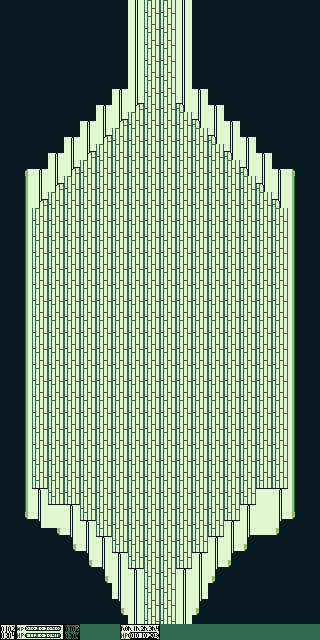

Tiled map render using the project's own tile images. Description and the whole map definition, tile-layer contents included, below:
An orthogonal 20x40 tile map with 16x16 px tiles, 2 tile layers (Tile Layer 2, Tile Layer 1).

<map version="1.10" tiledversion="1.11.0" orientation="orthogonal" renderorder="right-down" width="20" height="40" tilewidth="16" tileheight="16" infinite="0" nextlayerid="3" nextobjectid="1">
 <tileset firstgid="1" source="Temporal Light/temporal_light_tileset.tsx" />
 <layer id="2" name="Tile Layer 2" width="20" height="40">
  <data encoding="csv">
199,199,199,199,199,199,199,199,199,199,199,199,199,199,199,199,199,199,199,199,
199,199,199,199,199,199,199,199,199,199,199,199,199,199,199,199,199,199,199,199,
199,199,199,199,199,199,199,199,199,199,199,199,199,199,199,199,199,199,199,199,
199,199,199,199,199,199,199,199,199,199,199,199,199,199,199,199,199,199,199,199,
199,199,199,199,199,199,199,199,199,199,199,199,199,199,199,199,199,199,199,199,
199,199,199,199,199,199,199,199,199,199,199,199,199,199,199,199,199,199,199,199,
199,199,199,199,199,199,199,194,1356,199,199,1356,199,199,199,199,199,199,199,199,
199,199,199,199,199,199,194,1356,199,199,199,199,1356,199,199,199,199,199,199,199,
199,199,199,199,199,194,1356,199,199,199,199,199,199,1356,199,199,199,199,199,199,
199,199,199,199,194,1356,199,199,199,199,199,199,199,199,1356,199,199,199,199,199,
199,199,199,194,1356,199,199,199,199,199,199,199,199,199,199,1356,199,199,199,199,
199,199,194,1356,199,199,199,199,199,199,199,199,199,199,199,199,1356,199,199,199,
199,199,1356,199,199,199,199,199,199,199,199,199,199,199,199,199,199,1356,199,199,
199,199,199,199,199,199,199,199,199,199,199,199,199,199,199,199,199,199,199,199,
199,199,199,199,199,199,199,199,199,199,199,199,199,199,199,199,199,199,199,199,
199,199,199,199,199,199,199,199,199,199,199,199,199,199,199,199,199,199,199,199,
199,199,199,199,199,199,199,199,199,199,199,199,199,199,199,199,199,199,199,199,
199,199,199,199,199,199,199,199,199,199,199,199,199,199,199,199,199,199,199,199,
199,199,199,199,199,199,199,199,199,199,199,199,199,199,199,199,199,199,199,199,
199,199,199,199,199,199,199,199,199,199,199,199,199,199,199,199,199,199,199,199,
199,199,199,199,199,199,199,199,199,199,199,199,199,199,199,199,199,199,199,199,
199,199,199,199,199,199,199,199,199,199,199,199,199,199,199,199,199,199,199,199,
199,199,199,199,199,199,199,199,199,199,199,199,199,199,199,199,199,199,199,199,
199,199,199,199,199,199,199,199,199,199,199,199,199,199,199,199,199,199,199,199,
199,199,199,199,199,199,199,199,199,199,199,199,199,199,199,199,199,199,199,199,
199,199,199,199,199,199,199,199,199,199,199,199,199,199,199,199,199,199,199,199,
199,199,199,199,199,199,199,199,199,199,199,199,199,199,199,199,199,199,199,199,
199,199,199,199,199,199,199,199,199,199,199,199,199,199,199,199,199,199,199,199,
199,199,199,199,199,199,199,199,199,199,199,199,199,199,199,199,199,199,199,199,
199,199,199,199,199,199,199,199,199,199,199,199,199,199,199,199,199,199,199,199,
199,199,1356,199,199,199,199,199,199,199,199,199,199,199,199,199,1356,1356,199,199,
199,199,199,1356,1356,199,199,199,199,199,199,199,199,199,199,1356,199,199,199,199,
199,199,199,199,199,1356,199,199,199,199,199,199,199,199,1356,199,199,199,199,199,
199,199,199,199,199,199,1356,199,199,199,199,199,199,1356,199,199,199,199,199,199,
199,199,199,199,199,199,199,1356,199,199,199,199,1356,199,199,199,199,199,199,199,
199,199,199,199,199,199,199,199,1356,199,199,1356,199,199,199,199,199,199,199,199,
199,199,199,199,199,199,199,199,199,199,199,199,199,199,199,199,199,199,199,199,
199,199,199,199,199,199,199,199,199,199,199,199,199,199,199,199,199,199,199,199,
199,199,199,199,199,199,199,199,199,199,199,199,199,199,199,199,199,199,199,199,
199,199,199,199,199,199,199,199,199,199,199,199,199,199,199,199,199,199,199,199
</data>
 </layer>
 <layer id="1" name="Tile Layer 1" width="20" height="40">
  <data encoding="csv">
0,0,0,0,0,0,0,0,194,1356,1356,193,0,0,0,0,0,0,0,0,
0,0,0,0,0,0,0,0,194,1356,1356,193,0,0,0,0,0,0,0,0,
0,0,0,0,0,0,0,0,194,1356,1356,193,0,0,0,0,0,0,0,0,
0,0,0,0,0,0,0,0,194,1356,1356,193,0,0,0,0,0,0,0,0,
0,0,0,0,0,0,0,0,194,1356,1356,193,0,0,0,0,0,0,0,0,
0,0,0,0,0,0,0,130,194,1356,1356,193,129,0,0,0,0,0,0,0,
0,0,0,0,0,0,130,0,258,1356,1356,257,193,129,0,0,0,0,0,0,
0,0,0,0,0,130,0,258,1356,1356,1356,1356,257,193,129,0,0,0,0,0,
0,0,0,0,130,0,258,1356,1356,1356,1356,1356,1356,257,193,129,0,0,0,0,
0,0,0,130,0,258,1356,1356,1356,1356,1356,1356,1356,1356,257,193,129,0,0,0,
0,1073742145,130,0,258,1356,1356,1356,1356,1356,1356,1356,1356,1356,1356,257,193,129,1073742146,0,
0,323,0,258,1356,1356,1356,1356,1356,1356,1356,1356,1356,1356,1356,1356,257,193,324,0,
0,323,258,1356,1356,1356,1356,1356,1356,1356,1356,1356,1356,1356,1356,1356,1356,257,324,0,
0,323,1356,1356,1356,1356,1356,1356,1356,1356,1356,1356,1356,1356,1356,1356,1356,1356,324,0,
0,323,1356,1356,1356,1356,1356,1356,1356,1356,1356,1356,1356,1356,1356,1356,1356,1356,324,0,
0,323,1356,1356,1356,1356,1356,1356,1356,1356,1356,1356,1356,1356,1356,1356,1356,1356,324,0,
0,323,1356,1356,1356,1356,1356,1356,1356,1356,1356,1356,1356,1356,1356,1356,1356,1356,324,0,
0,323,1356,1356,1356,1356,1356,1356,1356,1356,1356,1356,1356,1356,1356,1356,1356,1356,324,0,
0,323,1356,1356,1356,1356,1356,1356,1356,1356,1356,1356,1356,1356,1356,1356,1356,1356,324,0,
0,323,1356,1356,1356,1356,1356,1356,1356,1356,1356,1356,1356,1356,1356,1356,1356,1356,324,0,
0,323,1356,1356,1356,1356,1356,1356,1356,1356,1356,1356,1356,1356,1356,1356,1356,1356,324,0,
0,323,1356,1356,1356,1356,1356,1356,1356,1356,1356,1356,1356,1356,1356,1356,1356,1356,324,0,
0,323,1356,1356,1356,1356,1356,1356,1356,1356,1356,1356,1356,1356,1356,1356,1356,1356,324,0,
0,323,1356,1356,1356,1356,1356,1356,1356,1356,1356,1356,1356,1356,1356,1356,1356,1356,324,0,
0,323,1356,1356,1356,1356,1356,1356,1356,1356,1356,1356,1356,1356,1356,1356,1356,1356,324,0,
0,323,1356,1356,1356,1356,1356,1356,1356,1356,1356,1356,1356,1356,1356,1356,1356,1356,324,0,
0,323,1356,1356,1356,1356,1356,1356,1356,1356,1356,1356,1356,1356,1356,1356,1356,1356,324,0,
0,323,1356,1356,1356,1356,1356,1356,1356,1356,1356,1356,1356,1356,1356,1356,1356,1356,324,0,
0,323,1356,1356,1356,1356,1356,1356,1356,1356,1356,1356,1356,1356,1356,1356,1356,1356,324,0,
0,323,1356,1356,1356,1356,1356,1356,1356,1356,1356,1356,1356,1356,1356,1356,1356,1356,324,0,
0,323,129,1356,1356,1356,1356,1356,1356,1356,1356,1356,1356,1356,1356,1356,131,130,324,0,
0,323,193,131,129,1356,1356,1356,1356,1356,1356,1356,1356,1356,1356,130,195,194,324,0,
0,321,257,195,193,129,1356,1356,1356,1356,1356,1356,1356,1356,130,194,195,258,322,0,
0,0,0,321,257,193,129,1356,1356,1356,1356,1356,1356,130,194,258,259,322,0,0,
0,0,0,0,321,257,193,129,1356,1356,1356,1356,130,194,258,322,0,0,0,0,
0,0,0,0,0,321,257,193,129,1356,1356,130,194,258,322,0,0,0,0,0,
0,0,0,0,0,0,321,193,193,1356,1356,194,194,322,0,0,0,0,0,0,
0,0,0,0,0,0,0,257,193,1356,1356,194,258,0,0,0,0,0,0,0,
0,0,0,0,0,0,0,321,193,1356,1356,194,322,0,0,0,0,0,0,0,
1941,1942,1943,1944,1945,1946,1946,1947,1948,1949,1946,1946,1946,1946,1946,1946,1946,1946,1946,1946
</data>
 </layer>
</map>
